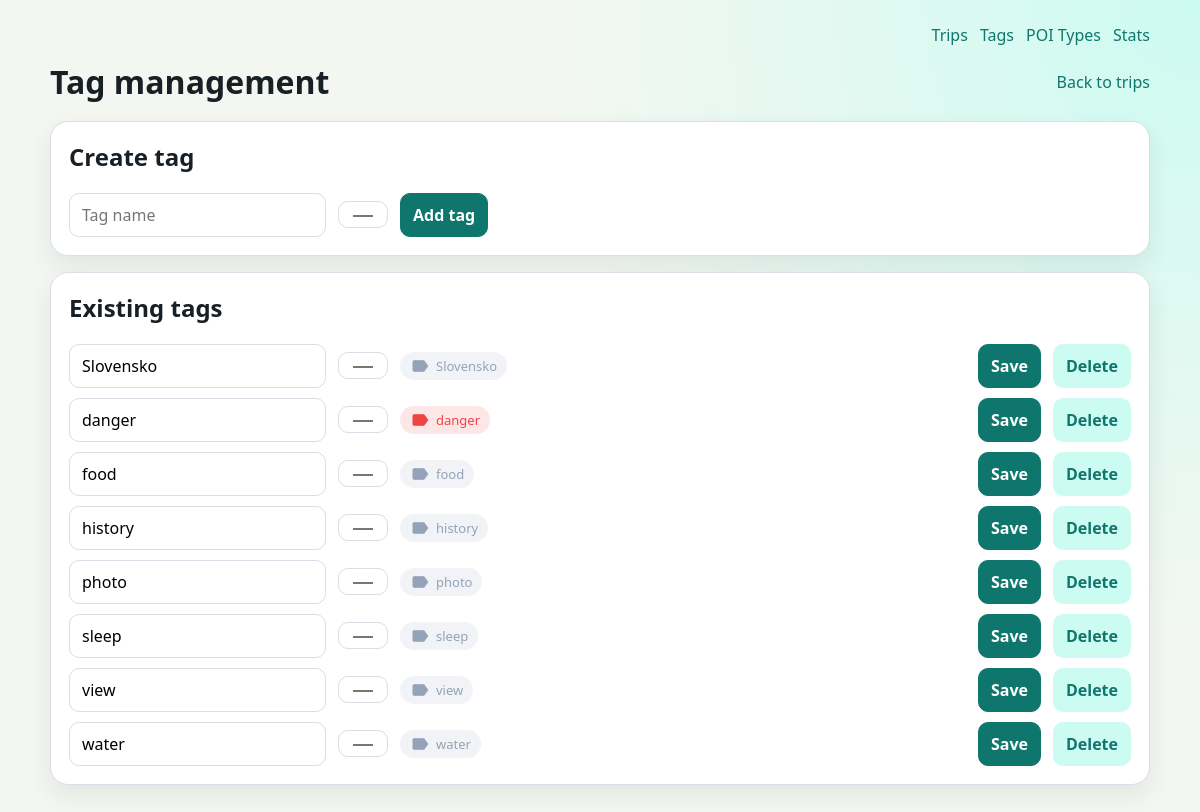
The page /frontend/tags on the database its author committed.
### database/models.py (models this page shows)
class DatabaseModels(DeclarativeBase):
    pass

class TagType(DatabaseModels):
    __tablename__ = "tag_types"
    id = Column(Integer, primary_key=True)
    name = Column(String, unique=True, nullable=False)
    color = Column(String, nullable=False, default="#94A3B8")
    items = relationship("Item", secondary="item_tags", back_populates="tags")
    trips = relationship("Trip", secondary="trip_tags", back_populates="tags")

### routers/frontend.py (the view)
@frontend_router.get("/frontend/tags")
async def tags_page(request: Request, db: AsyncSession = Depends(get_db)):
    result = await db.execute(select(TagType).order_by(TagType.name.asc()))
    tags = result.scalars().all()
    return templates.TemplateResponse(
        "tags/index.html",
        {"request": request, "tags": tags},
    )

### templates/tags/index.html (shortened to what this page needs)
{% extends "base.html" %}
{% block content %}
<div class="row" style="justify-content: space-between; margin-bottom: 18px;">
    <h1 style="margin: 0;">Tag management</h1>
    <a href="/frontend/trips">Back to trips</a>
</div>
<section class="card">
    <h2 style="margin-top: 0;">Create tag</h2>
    <form method="post" action="/frontend/tags" class="row">
        <input type="text" name="name" placeholder="Tag name" required>
        <input type="color" name="color" value="#94A3B8" title="Tag color">
        <button type="submit">Add tag</button>
    </form>
</section>
<section class="card">
    <h2 style="margin-top: 0;">Existing tags</h2>
    {% if tags %}
    <div style="display: grid; gap: 10px;">
        {% for tag in tags %}
        <form method="post" action="/frontend/tags/{{ tag.id }}/edit" class="row" style="justify-content: space-between;">
            <div class="row">
                <input type="text" name="name" value="{{ tag.name }}" required>
                <input type="color" name="color" value="{{ tag.color }}" title="Tag color">
                <span class="chip" style="background: {{ tag.color }}22; color: {{ tag.color }};">
                    <span class="material-icons">label</span>{{ tag.name }}
                </span>
            </div>
            <div class="row">
                <button type="submit">Save</button>
                <button
                    type="submit"
                    formaction="/frontend/tags/{{ tag.id }}/delete"
                    formmethod="post"
                    onclick="return confirm('Delete tag {{ tag.name }}?');"
                    class="ghost-btn"
                >
                    Delete
                </button>
            </div>
        </form>
        {% endfor %}
    </div>
    {% else %}
    <p class="muted" style="margin: 0;">No tags yet.</p>
    {% endif %}
</section>
{% endblock %}

### templates/base.html (shortened to what this page needs)
<!doctype html>
<html lang="en">
<head>
</head>
<body>
<main class="container">
    <div class="row" style="justify-content: flex-end; margin-bottom: 14px;">
        <a href="/frontend/trips">Trips</a>
        <a href="/frontend/tags">Tags</a>
        <a href="/frontend/poi-types">POI Types</a>
        <a href="/frontend/stats">Stats</a>
    </div>
    {% block content %}{% endblock %}
</main>
</body>
</html>

### templates/base.html (style rules this page uses)
:root { --bg: #f4f7f1; --panel: #ffffff; --text: #182026; --muted: #637282; --accent: #0f766e; --accent-soft: #ccfbf1; --border: #d7dee6; --shadow: 0 10px 24px rgba(15, 23, 42, 0.08); }
body { margin: 0; font-family: "Segoe UI", Tahoma, Geneva, Verdana, sans-serif; background: radial-gradient(circle at 100% 0%, #ccfbf1, #f4f7f1 45%); color: var(--text); }
.container { max-width: 1100px; margin: 0 auto; padding: 24px; }
.card { background: var(--panel); border: 1px solid var(--border); border-radius: 18px; padding: 18px; margin-bottom: 16px; box-shadow: var(--shadow); }
.row { display: flex; flex-wrap: wrap; gap: 12px; align-items: center; }
.material-icons { font-size: 20px; vertical-align: middle; line-height: 1; }
a { color: var(--accent); text-decoration: none; }
input, button, select, textarea { font: inherit; border-radius: 10px; border: 1px solid var(--border); padding: 10px 12px; background: #fff; }
button { background: var(--accent); border-color: var(--accent); color: #ffffff; cursor: pointer; font-weight: 600; }
.ghost-btn { background: var(--accent-soft); color: var(--accent); border-color: transparent; }
.chip { display: inline-flex; align-items: center; gap: 6px; border-radius: 999px; padding: 4px 10px; background: #f5f7fb; color: #334155; font-size: 13px; }

### rows shown on the page
TagType: name "Slovensko", color "#94a3b8"
TagType: name "danger", color "#ef4444"
TagType: name "food", color "#94a3b8"
TagType: name "history", color "#94a3b8"
TagType: name "photo", color "#94a3b8"
TagType: name "sleep", color "#94a3b8"
TagType: name "view", color "#94a3b8"
TagType: name "water", color "#94a3b8"
